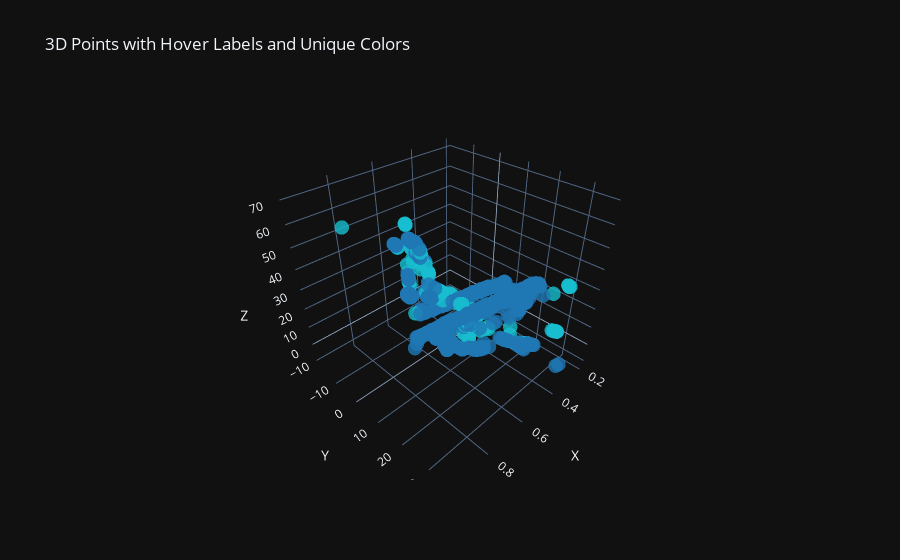

Notebook code for this chart:
### Code cell
unique_labels = list(set(labels))
color_map = plt.cm.get_cmap('tab10', len(unique_labels))  # You can choose any colormap you like
color_dict = {label: color_map(i) for i, label in enumerate(unique_labels)}
colors = np.array([color_dict[label] for label in labels])
colors_hex = [f'rgba({int(c[0]*255)}, {int(c[1]*255)}, {int(c[2]*255)}, {c[3]})' for c in colors]

# Create a 3D scatter plot
fig = go.Figure(data=[go.Scatter3d(
    x=points[:, 0],
    y=points[:, 1],
    z=points[:, 2],
    mode='markers',
    marker=dict(
        size=5,
        color=colors_hex,  # Assign colors to each point
        opacity=0.8
    ),
    hovertext=labels,
    hoverinfo='text'
)])

# Adding labels and title
fig.update_layout(
    scene=dict(
        xaxis_title='X',
        yaxis_title='Y',
        zaxis_title='Z'
    ),
    title='3D Points with Hover Labels and Unique Colors'
)

# Show the plot
fig.show()

### Figure 1 — Plotly figure (JSON) as saved in the notebook; plotly's stock layout.template omitted (floating-point values rounded to 4 significant figures; data arrays with more than 128 entries replaced by an {"elided": "..."} marker saying what was removed)
{"data": [{"hoverinfo": "text", "hovertext": {"elided": "7200 str values"}, "marker": {"color": {"elided": "7200 str values"}, "opacity": 0.8, "size": 5}, "mode": "markers", "x": {"elided": "7200 float values"}, "y": {"elided": "7200 float values"}, "z": {"elided": "7200 float values"}, "type": "scatter3d"}], "layout": {"scene": {"xaxis": {"title": {"text": "X"}}, "yaxis": {"title": {"text": "Y"}}, "zaxis": {"title": {"text": "Z"}}}, "title": {"text": "3D Points with Hover Labels and Unique Colors"}}}
